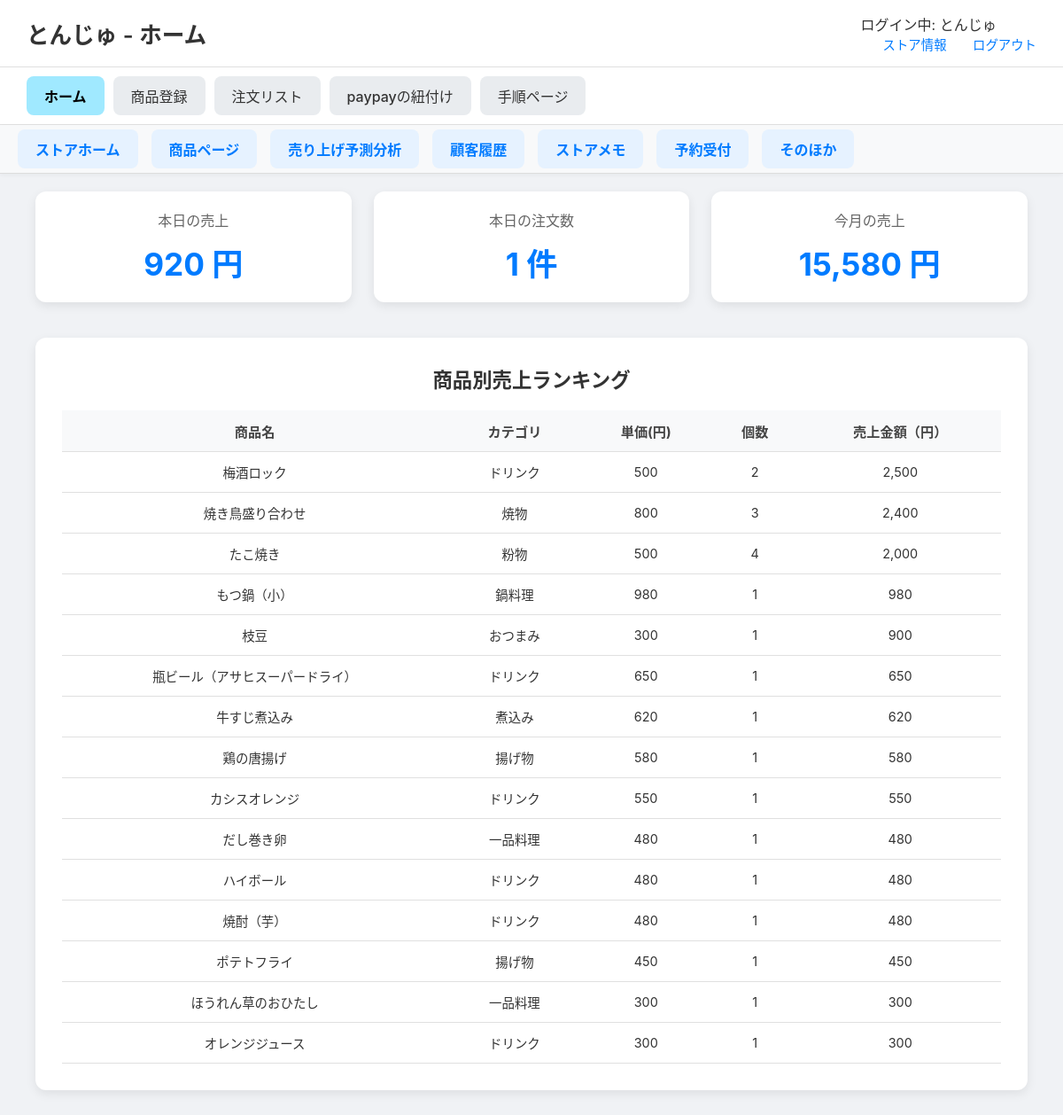
The page /stores/store_home (signed in) on the database its author committed.
### tables this page shows
CREATE TABLE menus (
    menu_id INTEGER PRIMARY KEY AUTOINCREMENT,
    store_id INTEGER, -- NOT NULL制約を削除し、NULLを許容
    menu_name TEXT NOT NULL,
    category TEXT NOT NULL,
    price INTEGER NOT NULL,
    soldout INTEGER NOT NULL DEFAULT 0,
    FOREIGN KEY (store_id) REFERENCES store(store_id)
);

### routes/stores_detail/stores_detail.py (the view)
@stores_detail_bp.route('/store_home')
def store_home():
    if 'store_id' not in session:
        flash("ログインしてください")
        return redirect(url_for('store.store_login'))
    store_id = session['store_id']
    store_name = session.get('store_name', 'ゲスト')
    conn = get_db_connection()
    cursor = conn.cursor()
    cursor.execute("""
        SELECT m.menu_name, m.category, oi.price_at_order, quantity,
               SUM(oi.quantity * oi.price_at_order) AS total_sales
        FROM order_items oi
        JOIN orders o ON oi.order_id = o.order_id
        JOIN menus m ON oi.menu_id = m.menu_id
        WHERE o.store_id = ? AND o.status != 'canceled'
        GROUP BY m.menu_name, m.category
        ORDER BY total_sales DESC
    """, (store_id,))
    product_sales = cursor.fetchall()
    today_str = date.today().isoformat()
    cursor.execute("""
        SELECT COALESCE(SUM(total_amount), 0) AS daily_sales,
               COUNT(*) AS daily_orders
        FROM orders
        WHERE store_id = ? AND DATE(datetime) = ? AND status != 'canceled'
    """, (store_id, today_str))
    today_stats = cursor.fetchone()
    daily_sales = today_stats['daily_sales']
    daily_orders = today_stats['daily_orders']
    first_day_of_month = date.today().replace(day=1).isoformat()
    cursor.execute("""
        SELECT COALESCE(SUM(total_amount), 0) AS monthly_sales
        FROM orders
        WHERE store_id = ? AND DATE(datetime) >= ? AND status != 'canceled'
    """, (store_id, first_day_of_month))
    monthly_sales = cursor.fetchone()['monthly_sales']
    conn.close()
    return render_template(
        'stores_detail/store_home.html',
        store_name=store_name,
        product_sales=product_sales,
        daily_sales=f"{daily_sales:,}",
        daily_orders=f"{daily_orders:,}",
        monthly_sales=f"{monthly_sales:,}"
    )

### routes/stores_detail/stores_detail.py (called while the page is built)
def get_db_connection():
    db_path = os.path.join(os.path.dirname(__file__), '..', '..', 'app.db')
    conn = sqlite3.connect(db_path)
    conn.row_factory = sqlite3.Row  # 行を辞書形式で取得
    return conn

### templates/stores_detail/store_home.html (shortened to what this page needs)
<!DOCTYPE html>
<html lang="ja">
<head>
    <link rel="stylesheet" href="{{ url_for('static', filename='css/stores_detail.css') }}">
</head>
<body>
        <header class="site-header">
            <h1>{{ store_name }} - ホーム</h1>
            <div class="header-links">
                <div class="store-name">ログイン中: {{ store_name if store_name else 'ゲスト' }}</div>
                <a href="{{ url_for('stores_detail.store_info') }}">ストア情報</a>
                <a href="{{ url_for('general.explamation') }}">ログアウト</a>
            </div>
        </header>
    <nav class="main-nav">
        <ul>
            <li><a href="{{ url_for('stores_detail.store_home') }}" class="active">ホーム</a></li>
            <li><a href="{{ url_for('stores_detail.menu_registration') }}">商品登録</a></li>
            <li><a href="{{ url_for('stores_detail.order_list') }}">注文リスト</a></li>
            <li><a href="{{ url_for('stores_detail.paypay_linking') }}">paypayの紐付け</a></li>
            <li><a href="{{ url_for('stores_detail.procedure') }}">手順ページ</a></li>
        </ul>
    </nav>
    <div class="sub-navigation">
        <a href="{{ url_for('stores_detail.store_home') }}" class="shortcut-link">ストアホーム</a>
        <a href="{{ url_for('stores_home_relation.store_home_menu') }}" class="shortcut-link">商品ページ</a>
        <a href="{{ url_for('stores_home_relation.store_analysis') }}" class="shortcut-link">売り上げ予測分析</a>
        <a href="{{ url_for('stores_home_relation.store_customer_history') }}" class="shortcut-link">顧客履歴</a>
        <a href="{{ url_for('stores_home_relation.store_memo') }}" class="shortcut-link">ストアメモ</a>
        <a href="{{ url_for('stores_home_relation.store_reservation') }}" class="shortcut-link">予約受付</a>
        <a href="{{ url_for('stores_home_relation.store_other') }}" class="shortcut-link">そのほか</a>
    </div>
    <main class="main-content">
        <div class="stats-container">
            <div class="stat-box">
                <p>本日の売上</p>
                <h2>{{ daily_sales }} 円</h2>
            </div>
            <div class="stat-box">
                <p>本日の注文数</p>
                <h2>{{ daily_orders }} 件</h2>
            </div>
            <div class="stat-box">
                <p>今月の売上</p>
                <h2>{{ monthly_sales }} 円</h2>
            </div>
        </div>
        <div class="chart-container">
            <h3>商品別売上ランキング</h3>
            <table>
                <thead>
                    <tr>
                        <th>商品名</th>
                        <th>カテゴリ</th>
                        <th>単価(円)</th>
                        <th>個数</th>
                        <th>売上金額（円）</th>
                    </tr>
                </thead>
                <tbody>
                    {% for row in product_sales %}
                    <tr>
                        <td>{{ row['menu_name'] }}</td>
                        <td>{{ row['category'] }}</td>
                        <td>{{ row['price_at_order']}}</td>
                        <td>{{ row['quantity']}}</td>
                        <td>{{ "{:,}".format(row['total_sales']) }}</td>
                    </tr>
                    {% endfor %}
                </tbody>
            </table>
        </div>
    </main>
</body>
</html>

### static/css/stores_detail.css (style rules this page uses)
body { font-family: -apple-system, BlinkMacSystemFont, "Segoe UI", Roboto, "Hiragino Sans", "Noto Sans CJK JP", "Yu Gothic", sans-serif; margin: 0; background-color: #f0f2f5; color: #333; }
.site-header { display: flex; justify-content: space-between; align-items: center; padding: 15px 30px; background-color: #ffffff; border-bottom: 1px solid #e0e0e0; }
.site-header h1 { font-size: 1.6em; margin: 0; font-weight: 600; }
.header-links a { margin-left: 25px; text-decoration: none; color: #007bff; font-size: 0.9em; font-weight: 500; }
.main-nav { background-color: #ffffff; padding: 10px 30px; border-bottom: 1px solid #e0e0e0; box-shadow: 0 2px 4px rgba(0,0,0,0.05); }
.main-nav ul { display: flex; list-style: none; margin: 0; padding: 0; gap: 10px; }
.main-nav a { display: block; padding: 10px 20px; text-decoration: none; color: #333; background-color: #e9ecef; border-radius: 8px; font-weight: 500; transition: background-color 0.2s; }
.main-nav a.active { background-color: #a0e9ff; color: #000; font-weight: bold; }
.main-content { padding: 20px 40px 40px 40px; }
.stats-container { display: flex; gap: 25px; margin-bottom: 40px; }
.stat-box { flex: 1; background-color: #ffffff; padding: 20px; border-radius: 12px; box-shadow: 0 4px 12px rgba(0,0,0,0.08); text-align: center; }
.stat-box p { margin: 0 0 10px 0; font-size: 1em; font-weight: 500; color: #666; }
.stat-box h2 { margin: 0; font-size: 2.2em; color: #007bff; }
.chart-container { background-color: #ffffff; padding: 30px; border-radius: 12px; box-shadow: 0 4px 12px rgba(0,0,0,0.08); }
.chart-container h3 { margin-top: 0; margin-bottom: 20px; text-align: center; font-size: 1.4em; }
.sub-navigation { display: flex; justify-content: flex-start; gap: 15px; background-color: #f8f9fa; padding: 5px 20px; border-bottom: 1px solid #ddd; box-shadow: 0 2px 4px rgba(0,0,0,0.04); position: sticky; top: 0; z-index: 1000; }
.shortcut-link { text-decoration: none; color: #007bff; font-weight: bold; font-size: 1em; background-color: #e6f2ff; padding: 10px 20px; border-radius: 8px; transition: background-color 0.2s; }
.chart-container table { width: 100%; border-collapse: collapse; margin-top: 20px; font-size: 0.95em; color: #333; }
.chart-container th, .chart-container td { padding: 12px 15px; text-align: center; border-bottom: 1px solid #e0e0e0; }
.chart-container th { background-color: #f8f9fa; font-weight: bold; color: #444; }
.chart-container tbody td { font-size: 0.95em; }

### rows shown on the page
menus: menu_name "梅酒ロック", category "ドリンク", price_at_order "500", quantity "2", total_sales "2,500"
menus: menu_name "焼き鳥盛り合わせ", category "焼物", price_at_order "800", quantity "3", total_sales "2,400"
menus: menu_name "たこ焼き", category "粉物", price_at_order "500", quantity "4", total_sales "2,000"
menus: menu_name "もつ鍋（小）", category "鍋料理", price_at_order "980", quantity "1", total_sales "980"
menus: menu_name "枝豆", category "おつまみ", price_at_order "300", quantity "1", total_sales "900"
menus: menu_name "瓶ビール（アサヒスーパードライ）", category "ドリンク", price_at_order "650", quantity "1", total_sales "650"
menus: menu_name "牛すじ煮込み", category "煮込み", price_at_order "620", quantity "1", total_sales "620"
menus: menu_name "鶏の唐揚げ", category "揚げ物", price_at_order "580", quantity "1", total_sales "580"
menus: menu_name "カシスオレンジ", category "ドリンク", price_at_order "550", quantity "1", total_sales "550"
menus: menu_name "だし巻き卵", category "一品料理", price_at_order "480", quantity "1", total_sales "480"
menus: menu_name "ハイボール", category "ドリンク", price_at_order "480", quantity "1", total_sales "480"
menus: menu_name "焼酎（芋）", category "ドリンク", price_at_order "480", quantity "1", total_sales "480"
menus: menu_name "ポテトフライ", category "揚げ物", price_at_order "450", quantity "1", total_sales "450"
menus: menu_name "ほうれん草のおひたし", category "一品料理", price_at_order "300", quantity "1", total_sales "300"
menus: menu_name "オレンジジュース", category "ドリンク", price_at_order "300", quantity "1", total_sales "300"

### other values the page prints
{{ store_name }} "とんじゅ"
{{ store_name if store_name else 'ゲスト' }} "とんじゅ"
{{ daily_sales }} "920"
{{ daily_orders }} "1"
{{ monthly_sales }} "15,580"
